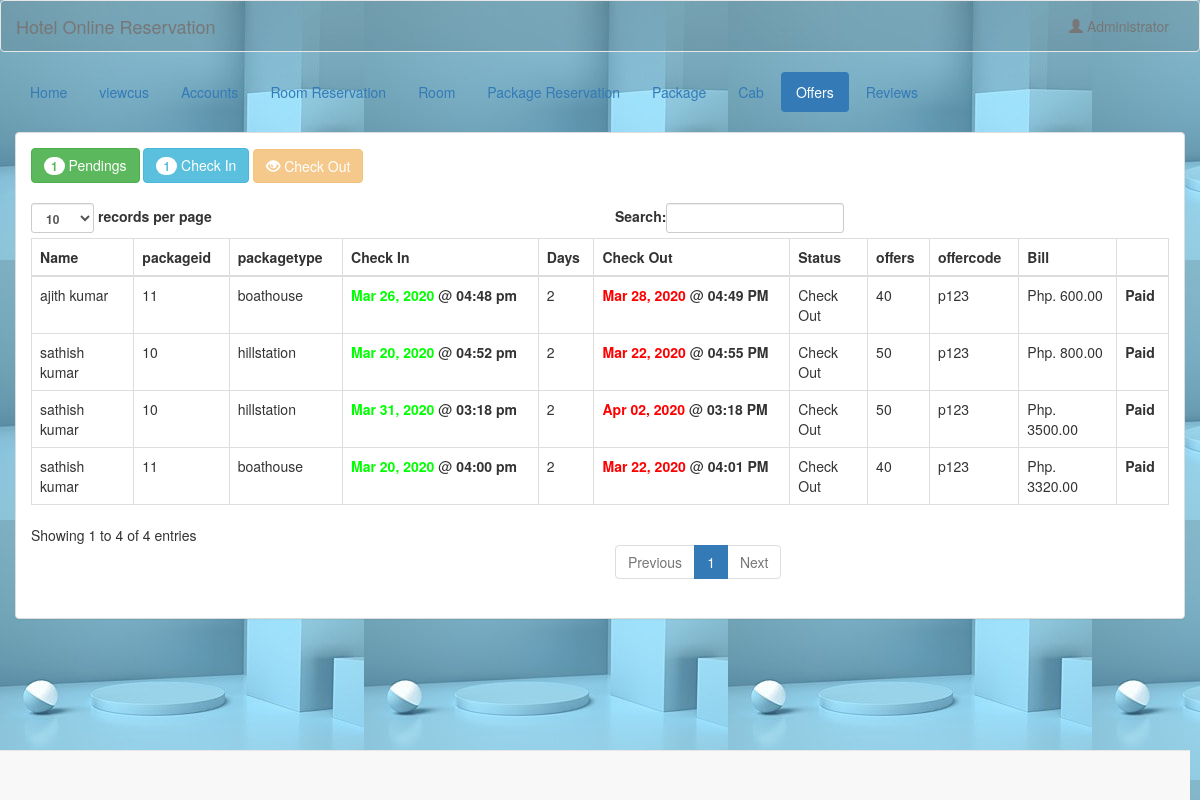
The page /admin/chekout1.php (signed in) on the database its author committed.
### tables this page shows
CREATE TABLE IF NOT EXISTS `patransaction` (
  `transaction_id` int(11) NOT NULL,
  `guest_id` int(11) NOT NULL,
  `packageid` int(11) NOT NULL,
  `packagetype` varchar(20) NOT NULL,
  `status` varchar(20) NOT NULL,
  `offers` varchar(20) NOT NULL,
  `offercode` varchar(20) NOT NULL,
  `cabtype` varchar(20) NOT NULL,
  `tariff` varchar(30) NOT NULL,
  `days` varchar(200) NOT NULL,
  `checkin` varchar(222) NOT NULL,
  `checkin_time` varchar(200) NOT NULL,
  `checkout` varchar(200) NOT NULL,
  `checkout_time` varchar(200) NOT NULL,
  `bill` varchar(26) NOT NULL
);

CREATE TABLE IF NOT EXISTS `guest` (
  `guest_id` int(11) NOT NULL,
  `firstname` varchar(50) NOT NULL,
  `middlename` varchar(30) NOT NULL,
  `lastname` varchar(40) NOT NULL,
  `address` varchar(50) NOT NULL,
  `contactno` varchar(13) NOT NULL
);

### admin/name.php (called while the page is built)
<?php
	require 'connect.php';
	$query = $conn->query("SELECT * FROM `admin` WHERE `admin_id` = '$_SESSION[admin_id]'") or die(mysqli_error());
	$fetch = $query->fetch_array();
	$name = $fetch['name'];
?>

### admin/chekout1.php (the view, shortened to what this page needs)
<!DOCTYPE html>
<?php
	require 'name.php';
?>
<html lang = "en">
	<head>
		<link rel = "stylesheet" type = "text/css" href = "../css/bootstrap.css " />
		<link rel = "stylesheet" type = "text/css" href = "../css/style.css" />
	</head>
<body>
	<nav style = "background-color:rgba(0, 0, 0, 0.1);" class = "navbar navbar-default">
		<div  class = "container-fluid">
			<div class = "navbar-header">
				<a class = "navbar-brand" >Hotel Online Reservation</a>
			</div>
			<ul class = "nav navbar-nav pull-right ">
				<li class = "dropdown">
					<a class="dropdown-toggle" data-toggle="dropdown" role="button" aria-haspopup="true" aria-expanded="false"><i class = "glyphicon glyphicon-user"></i> <?php echo $name;?></a>
				</li>
			</ul>
		</div>
	</nav>
	<div class = "container-fluid">
		<ul class = "nav nav-pills">
						<li ><a href = "home.php">Home</a></li>
			<li><a href = "viewcus.php">viewcus</a></li>
			<li><a href = "account.php">Accounts</a></li>
			<li><a href = "reserve.php">Room Reservation</a></li>
			<li><a href = "room.php">Room</a></li>
			<li><a href ="preserve.php">Package Reservation</a></li>
            <li><a href ="package1.php">Package</a></li>
			<li><a href ="cab1.php">Cab</a></li>
            <li class='active'><a href ="offers.php">Offers</a></li>
            <li><a href ="review.php">Reviews</a></li>
		</ul>
	</div>
	<br />
	<div class = "container-fluid">
		<div class = "panel panel-default">
			<?php
				$q_p = $conn->query("SELECT COUNT(*) as total FROM `patransaction` WHERE `status` = 'Pending'") or die(mysqli_error());
				$f_p = $q_p->fetch_array();
				$q_ci = $conn->query("SELECT COUNT(*) as total FROM `patransaction` WHERE `status` = 'Check In'") or die(mysqli_error());
				$f_ci = $q_ci->fetch_array();
			?>
			<div class = "panel-body">
				<a class = "btn btn-success" href = "preserve.php"><span class = "badge"><?php echo $f_p['total']?></span> Pendings</a>
				<a class = "btn btn-info" href = "checkin1.php"><span class = "badge"><?php echo $f_ci['total']?></span> Check In</a>
				<a class = "btn btn-warning disabled"><i class = "glyphicon glyphicon-eye-open"></i> Check Out</a>
				<br />
				<br />
				<table id = "table" class = "table table-bordered">
					<thead>
						<tr>
							<th>Name</th>
							<th>packageid</th>
							<th>packagetype</th>
							<th>Check In</th>
							<th>Days</th>
							<th>Check Out</th>
							<th>Status</th>
							<th>offers</th>
							<th>offercode</th>
							<th>Bill</th>
							<th></th>
						</tr>
					</thead>
					<tbody>
						<?php
							$query = $conn->query("SELECT * FROM `patransaction` NATURAL JOIN `guest` WHERE `status` = 'Check Out'") or die(mysqli_query());
							while($fetch = $query->fetch_array()){
						?>
						<tr>
							<td><?php echo $fetch['firstname']." ".$fetch['lastname']?></td>
							<td><?php echo $fetch['packageid']?></td>
							<td><?php echo $fetch['packagetype']?></td>
							<td><?php echo "<label style = 'color:#00ff00;'>".date("M d, Y", strtotime($fetch['checkin']))."</label>"." @ "."<label>".date("h:i a", strtotime($fetch['checkin_time']))."</label>"?></td>
							<td><?php echo $fetch['days']?></td>
							<td><?php echo "<label style = 'color:#ff0000;'>".date("M d, Y", strtotime($fetch['checkin']."+".$fetch['days']."DAYS"))."</label>"." @ "."<label>".date("h:i A", strtotime($fetch['checkout_time']))."</label>"?></td>
							<td><?php echo $fetch['status']?></td>
							<td><?php echo $fetch['offers']?></td>
							<td><?php echo $fetch['offercode']?></td>
							<td><?php echo "Php. ".$fetch['bill'].".00"?></td>
							<td><label class = "">Paid</label></td>
						</tr>
						<?php
							}
						?>
					</tbody>
				</table>
			</div>
		</div>
	</div>
	<br />
	<br />
	<div style = "text-align:right; margin-right:10px;" class = "navbar navbar-default navbar-fixed-bottom">
	</div>
</body>
</html>

### css/style.css (style rules this page uses)
body { background-image:url(../images/h3.jpg); }

### rows shown on the page
patransaction: guest.firstname "ajith", guest.lastname "kumar", packageid "11", packagetype "boathouse", checkin "Mar 26, 2020", checkin_time "04:48 pm", days "2", checkin+days "Mar 28, 2020", checkout_time "04:49 PM", status "Check Out", offers "40", offercode "p123", bill "600"
patransaction: guest.firstname "sathish", guest.lastname "kumar", packageid "10", packagetype "hillstation", checkin "Mar 20, 2020", checkin_time "04:52 pm", days "2", checkin+days "Mar 22, 2020", checkout_time "04:55 PM", status "Check Out", offers "50", offercode "p123", bill "800"
patransaction: guest.firstname "sathish", guest.lastname "kumar", packageid "10", packagetype "hillstation", checkin "Mar 31, 2020", checkin_time "03:18 pm", days "2", checkin+days "Apr 02, 2020", checkout_time "03:18 PM", status "Check Out", offers "50", offercode "p123", bill "3500"
patransaction: guest.firstname "sathish", guest.lastname "kumar", packageid "11", packagetype "boathouse", checkin "Mar 20, 2020", checkin_time "04:00 pm", days "2", checkin+days "Mar 22, 2020", checkout_time "04:01 PM", status "Check Out", offers "40", offercode "p123", bill "3320"

### other values the page prints
$name "Administrator"
$f_p['total'] "1"
$f_ci['total'] "1"
